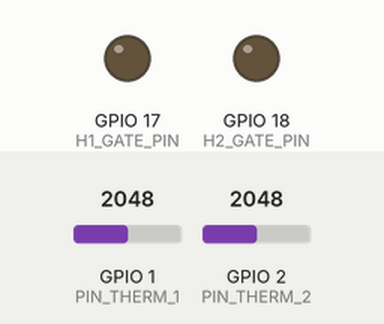
Recording of a sketch running on a simulated ESP32. Shown: output pins drawn as LEDs (lit = HIGH). Inputs (shaded band) come from the test bench; at power-on: GPIO 1 (PIN_THERM_1) = 2048, GPIO 2 (PIN_THERM_2) = 2048 (analog values on the 0–4095 scale). What the sketch prints to the serial monitor is not drawn.

Above: at 1.2 s.
1.3 s: GPIO 1 (PIN_THERM_1) set to 645
At 3.2 s:
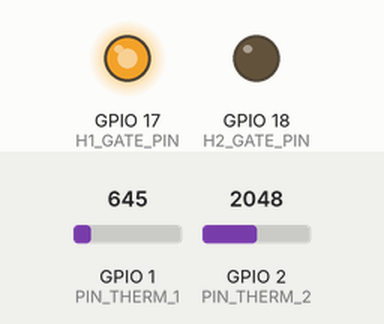
3.5 s: GPIO 1 (PIN_THERM_1) set to 576
At 6.3 s:
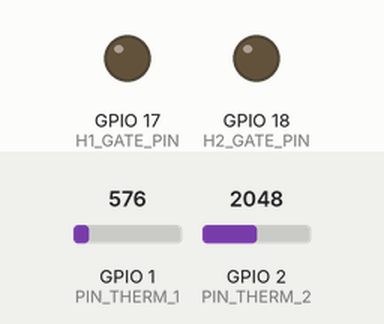
Timing chart, 0 to 7.8 s (numbered marks = the images above; inputs shaded):
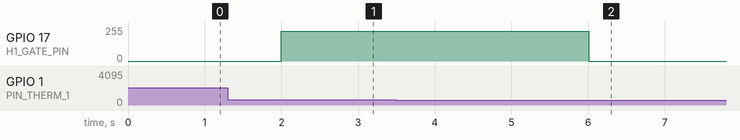

The sketch:

hotplatePRBS.ino
```cpp
// =============================================================
//  Hotplate PRBS System Identification
//  Adapted from ovenPRBS.ino for dual-NTC / IRFZ44N MOSFET hotplate
//
//  HOW TO USE — run this sketch FOUR times, one per configuration:
//
//    Run 1:  ACTIVE_HEATER = 1,  FAN_ENABLED = false  → save as heater1_fanoff.csv
//    Run 2:  ACTIVE_HEATER = 2,  FAN_ENABLED = false  → save as heater2_fanoff.csv
//    Run 3:  ACTIVE_HEATER = 1,  FAN_ENABLED = true   → save as heater1_fanon.csv
//    Run 4:  ACTIVE_HEATER = 2,  FAN_ENABLED = true   → save as heater2_fanon.csv
//
//  Output CSV columns match calculateMPCMatrices.py exactly:
//    time_ms, t1_c, t2_c, pwm1, pwm2
//  (Only the active heater's pwm column is non-zero.)
//
//  Send 's' over Serial at any time to replay the full stored log.
// =============================================================

#include <Arduino.h>
#include <math.h>

//  --- CONFIGURE BEFORE EACH RUN ---
#define ACTIVE_HEATER  1      // 1 = right (H1),  2 = left (H2)

// --- Thermistor pins & parameters (from thermistor_read.ino) ---
#define PIN_THERM_1      1  // Right thermistor
#define PIN_THERM_2      2  // Left thermistor
#define R_FIXED          10000.0f
#define R_NOMINAL        10000.0f
#define T0_KELVIN        298.15f
#define BETA             3950.0f
#define ADC_MAX          4095.0f
#define ADC_COUNT_MIN    100
#define ADC_COUNT_MAX    3950
#define N_OVERSAMPLE     16       // ADC oversampling passes

// --- MOSFET gate pins ---
// Each IRFZ44N only needs a single PWM pin: ESP32 GPIO → gate resistor → gate.
// Drain connects to heater negative terminal; source to GND.
// NOTE: IRFZ44N is a 10V gate-drive part. At 3.3V from the ESP32 it will
// turn on but with higher Rds(on) than spec (~0.1Ω vs 0.028Ω). This is fine
// for a low-duty-cycle heater. If you see thermal runaway in the FET itself,
// add a small N-channel logic-level driver (e.g. 2N7000) or gate driver IC.
#define H1_GATE_PIN  17  // Right heater MOSFET gate
#define H2_GATE_PIN  18  // Left heater MOSFET gate

// With direct MOSFET drive the full 8-bit PWM range is available.
// PWM_MAX_KNEE stays at 225 — this was a current/power limit of the
// heater circuit, not an L298N artifact, so it should remain the same.
#define PWM_MAX_KNEE  225

// Safety cutoff — heaters off above this temperature
#define TEMP_CUTOFF_C 70.0f

// =============================================================
//  PRBS Timing
// =============================================================
//  Oven (advisor reference):
//    measurememtUpdateRate_ms = 200,000 ms (200 s)
//    Longest ON cycle = 31 × 200 s  ≈ 103 minutes
//    Rise time ≈ 15 minutes
//
//  Hotplate (rise time ≈ 100× faster ≈ 5–10 seconds):
//    measurememtUpdateRate_ms = 2,000 ms  (matches MPC sample rate)
//    Shortest ON/OFF cycle   = 1 × 2 s   =  2 seconds
//    Longest  ON/OFF cycle   = 31 × 2 s  = 62 seconds  (~1 min)
//
//  Full sequence length (5-bit LFSR visits all 31 non-zero states):
//    Total = Σ(1..31) × 2000 ms = 496 × 2 s = 992 s ≈ 16.5 minutes/run
//    Four runs ≈ 66 minutes total — well within the experiment budget.
//
//  If your observed rise time is slower (e.g. 20–30 s), increase
//  measurememtUpdateRate_ms to 4000–6000 ms accordingly.
// =============================================================

static const uint32_t MEASUREMENT_RATE_MS = 2000;

// 5-bit maximal-length LFSR — same tap polynomial as ovenPRBS
// Period = 2^5 − 1 = 31 states, covers all non-zero 5-bit values
#define LFSR_INITIAL_STATE  0x16
uint16_t lfsr = LFSR_INITIAL_STATE;

// Data log — sized for one full run plus margin
// 16.5 min × (1 sample / 2 s) = ~495 samples; 800 gives comfortable headroom
#define MAX_RECORDS  800

struct HotplateLogEntry
{
  uint32_t timestamp_ms; // Time since start of run
  float t1_c;            // Thermistor 1 temperature (°C)
  float t2_c;            // Thermistor 2 temperature (°C)
  int pwm1;              // Heater 1 PWM command (0–255)
  int pwm2;              // Heater 2 PWM command (0–255)
};

HotplateLogEntry dataLog[MAX_RECORDS];
static size_t dataCount = 0;

// Tracks the live PWM command for telemetry
static int activePWM = 0;

float readThermistor(int pin)
{
  long sum = 0;
  for (int i = 0; i < N_OVERSAMPLE; i++)
  {
    sum += analogRead(pin);
    delayMicroseconds(100);
  }
  int raw = (int)(sum / N_OVERSAMPLE);

  if (raw < ADC_COUNT_MIN || raw > ADC_COUNT_MAX)
  {
    return -999.0f; // sensor error / out of range
  }

  // Voltage divider → resistance (thermistor tied to GND, fixed resistor to 3.3V)
  float resistance = R_FIXED * ((float)raw / (ADC_MAX - (float)raw));

  // Beta equation → Kelvin → Celsius
  float tempK = 1.0f / (1.0f / T0_KELVIN + (1.0f / BETA) * log(resistance / R_NOMINAL));
  return tempK - 273.15f;
}

void setHeaterPWM(int heater, int pwmValue)
{
  // Simple low-side MOSFET: PWM the gate directly.
  // HIGH gate = FET on = current through heater.
  pwmValue = constrain(pwmValue, 0, PWM_MAX_KNEE);
  uint8_t pin = (heater == 1) ? H1_GATE_PIN : H2_GATE_PIN;
  analogWrite(pin, pwmValue);
}

void allHeatersOff()
{
  analogWrite(H1_GATE_PIN, 0);
  analogWrite(H2_GATE_PIN, 0);
  activePWM = 0;
}

void setup() {
  Serial.begin(115200);
  while (!Serial) delay(10);

  // ADC config
  analogReadResolution(12);
  analogSetPinAttenuation(PIN_THERM_1, ADC_11db);
  analogSetPinAttenuation(PIN_THERM_2, ADC_11db);

  // MOSFET gate pins — single OUTPUT per heater, no direction pins needed
  pinMode(H1_GATE_PIN, OUTPUT);
  pinMode(H2_GATE_PIN, OUTPUT);
  allHeatersOff();

  // Print configuration banner
  Serial.println("# ============================================");
  Serial.println("# Hotplate PRBS System Identification");
  Serial.printf ("# Active heater : H%d\n", ACTIVE_HEATER);
  //Serial.printf ("# Fan           : %s\n",  FAN_ENABLED ? "ON" : "OFF");
  Serial.printf ("# Sample rate   : %lu ms\n", MEASUREMENT_RATE_MS);
  Serial.printf ("# Shortest cycle: %lu ms (%.1f s)\n",
                  1  * MEASUREMENT_RATE_MS, 1  * MEASUREMENT_RATE_MS / 1000.0f);
  Serial.printf ("# Longest cycle : %lu ms (%.1f s)\n",
                  31 * MEASUREMENT_RATE_MS, 31 * MEASUREMENT_RATE_MS / 1000.0f);
  Serial.printf ("# Est. run time : ~%.0f min\n",
                  496.0f * MEASUREMENT_RATE_MS / 60000.0f);
  Serial.println("# Safety cutoff : " + String(TEMP_CUTOFF_C) + " C");
  Serial.println("# Send 's' to dump stored CSV log.");
  Serial.println("# ============================================");

  // CSV header — columns match calculateMPCMatrices.py exactly
  Serial.println("time_ms,t1_c,t2_c,pwm1,pwm2");
}

void loop()
{
  static bool     areWeFinished  = false;
  static bool     shouldMeasure  = true;
  static uint32_t lastPrbsTime   = MEASUREMENT_RATE_MS; // first PRBS tick
  static uint32_t prbsHoldMs     = 0;                   // duration of current state
  static uint32_t lastSampleTime = 0;
  static bool     pinToggle      = false;

  // ----------------------------------------------------------
  //  PRBS State Machine
  // ----------------------------------------------------------

  if (millis() >= lastPrbsTime + prbsHoldMs)
  {
    lastPrbsTime += prbsHoldMs;

    // New hold duration = base_rate × current LFSR value  (same as ovenPRBS)
    prbsHoldMs = MEASUREMENT_RATE_MS * lfsr;

    // Toggle heater state
    pinToggle ^= 1;

    if (!areWeFinished)
    {
      activePWM = pinToggle ? PWM_MAX_KNEE : 0;
      setHeaterPWM(ACTIVE_HEATER, activePWM);
    }
    else
    {
      allHeatersOff();
    }

    // Advance 5-bit maximal LFSR  (taps: bits 4 and 2)
    uint8_t bit = (((lfsr >> 4) ^ (lfsr >> 2)) & 1);
    lfsr = ((lfsr << 1) | bit) & 0x1F;

    if (lfsr == LFSR_INITIAL_STATE)
    {
      areWeFinished = true;
      allHeatersOff();
      Serial.println("# PRBS sequence complete — heaters off.");
    }

    shouldMeasure = true; // always log at a PRBS transition
  }

  // ----------------------------------------------------------
  //  Periodic Measurement (every MEASUREMENT_RATE_MS)
  // ----------------------------------------------------------

  if (millis() >= lastSampleTime + MEASUREMENT_RATE_MS)
  {
    shouldMeasure = true;
  }

  if (shouldMeasure)
  {
    shouldMeasure = false;
    lastSampleTime += MEASUREMENT_RATE_MS;

    float t1 = readThermistor(PIN_THERM_1);
    float t2 = readThermistor(PIN_THERM_2);

    // --- Safety cutoff ---
    float maxTemp = max(t1, t2);
    if (maxTemp > TEMP_CUTOFF_C)
    {
      allHeatersOff();
      areWeFinished = true;
      Serial.printf("# SAFETY CUTOFF: %.1f C exceeded %.0f C limit — heaters off!\n",
                    maxTemp, TEMP_CUTOFF_C);
    }

    uint32_t timeNow = millis();
    int pwm1 = (ACTIVE_HEATER == 1) ? activePWM : 0;
    int pwm2 = (ACTIVE_HEATER == 2) ? activePWM : 0;

    // Store in RAM buffer
    if (dataCount < MAX_RECORDS) {
      dataLog[dataCount++] = { timeNow, t1, t2, pwm1, pwm2 };
    }

    // Live stream to Serial (log from Arduino Serial Monitor / plotter)
    Serial.printf("%lu,%.2f,%.2f,%d,%d\n", timeNow, t1, t2, pwm1, pwm2);
  }

  // ----------------------------------------------------------
  //  's' command — dump full RAM log as CSV
  // ----------------------------------------------------------

  if (Serial.available())
  {
    char c = Serial.read();
    if (c == 's')
    {
      Serial.println("# --- Begin CSV Dump ---");
      Serial.println("time_ms,t1_c,t2_c,pwm1,pwm2");
      for (size_t i = 0; i < dataCount; i++)
      {
        Serial.printf("%lu,%.2f,%.2f,%d,%d\n",
          dataLog[i].timestamp_ms,
          dataLog[i].t1_c,
          dataLog[i].t2_c,
          dataLog[i].pwm1,
          dataLog[i].pwm2);
      }
      Serial.println("# --- End CSV Dump ---");
    }
  }
}
```

Measured:
- the behaviour switches between 613 and 612 on GPIO 1 (PIN_THERM_1) (found by bisection; images 1 and 2)
- after the input at 3.5 s, GPIO 17 (H1_GATE_PIN): 225/255 → 0/255 after 2.5 s
